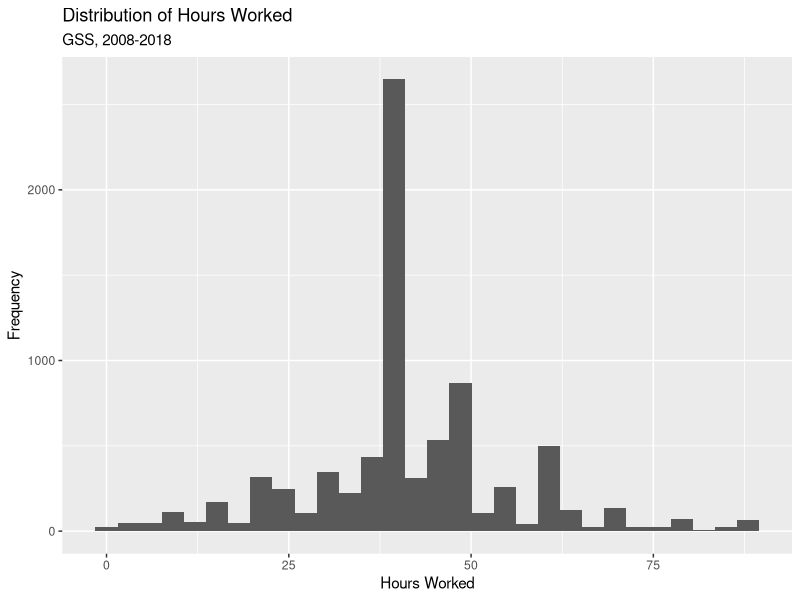
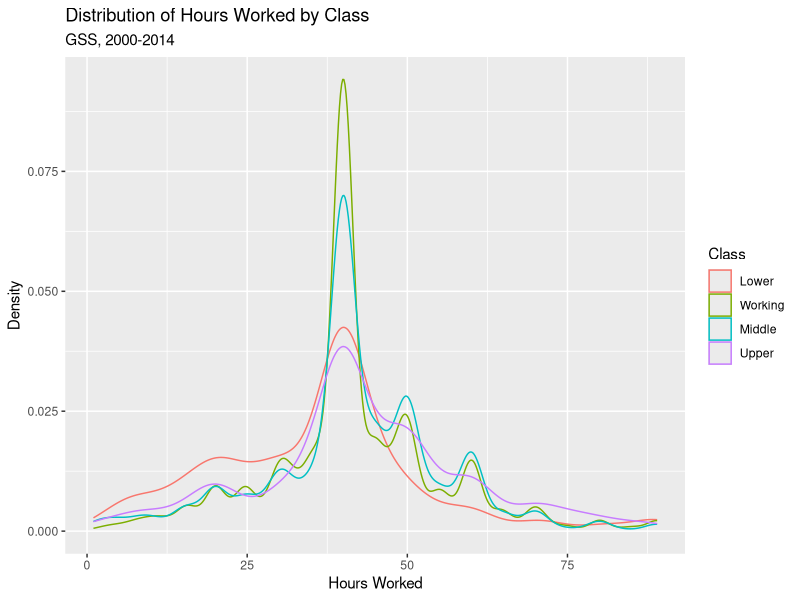
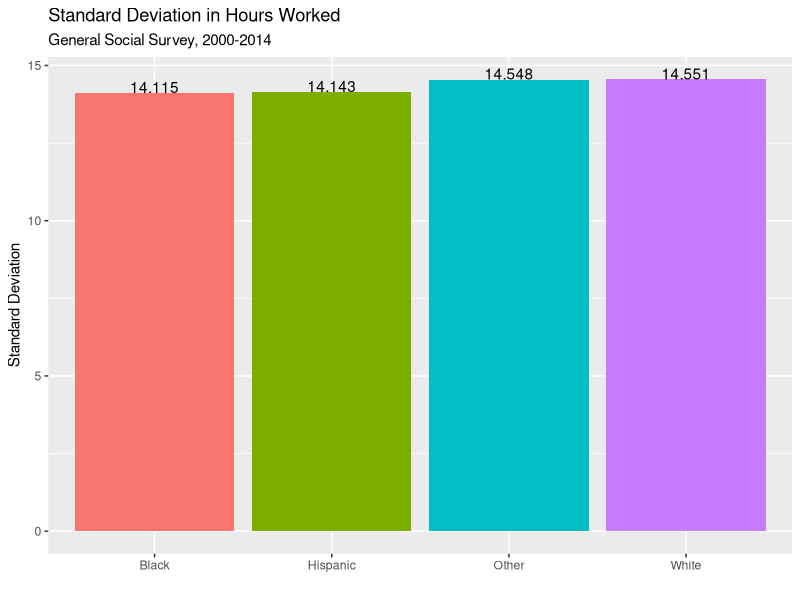

These figures' R source, in order:
## ---- chunk 1

library(tidyverse)
library(kableExtra)

assignment_3 <- read.csv("../../data/assignment_03.csv")
## ---- chunk 2
hours_plot <- ggplot(assignment_3, aes(x = hrs1))

hours_plot + geom_histogram() +
     labs(x = "Hours Worked", y = "Frequency",
          title = "Distribution of Hours Worked",
          subtitle = "GSS, 2008-2018")
## ---- chunk 3
assignment_3 <- assignment_3 %>% 
     mutate(class = factor(class, 
          levels = c("Lower", "Working", "Middle", "Upper"))) # Remember to put the class categories in order!

hours_class_plot <- ggplot(assignment_3, aes(x = hrs1, color = class))

hours_class_plot + geom_density() + 
     labs(x = "Hours Worked", y = "Density",
          title = "Distribution of Hours Worked by Class",
          subtitle = "GSS, 2000-2014",
          color = "Class")
## ---- chunk 4
assignment_3 <- assignment_3 %>%
     mutate(hours_cat = ifelse(hrs1<20, "Less Than 20",
                               ifelse(hrs1 %in% 20:39, "20-39",
                                      ifelse(hrs1==40, "40",
                                             "More Than 40"))),
            hours_cat = factor(hours_cat,
               levels = c("Less Than 20", "20-39", "40", "More Than 40")))
## ---- chunk 5
round(prop.table(
          table(assignment_3$region, assignment_3$hours_cat),1),3)

# Region should be rows, hours should be columns
## ---- chunk 6
hours_race <- assignment_3 %>%
     group_by(racehisp) %>%
     summarize(sd_hours = round(sd(hrs1),3))
## ---- chunk 7
hours_race_plot <- ggplot(hours_race, 
                          aes(x = racehisp, y = sd_hours,
                              fill = racehisp))

hours_race_plot + geom_col() + 
     geom_text(aes(label = sd_hours, vjust="outward")) +
     labs(x = "", y = "Standard Deviation",
          title = "Standard Deviation in Hours Worked",
          subtitle = "General Social Survey, 2000-2014") +
     guides(fill = FALSE)
## ---- chunk 8
round(prop.table(
          table(assignment_3$region, assignment_3$hours_cat),1),3)
## ---- chunk 9
kbl(round(prop.table(
     table(assignment_3$region, 
                       assignment_3$hours_cat),1),3),
    align=rep('c', 4),
    booktabs = T)
